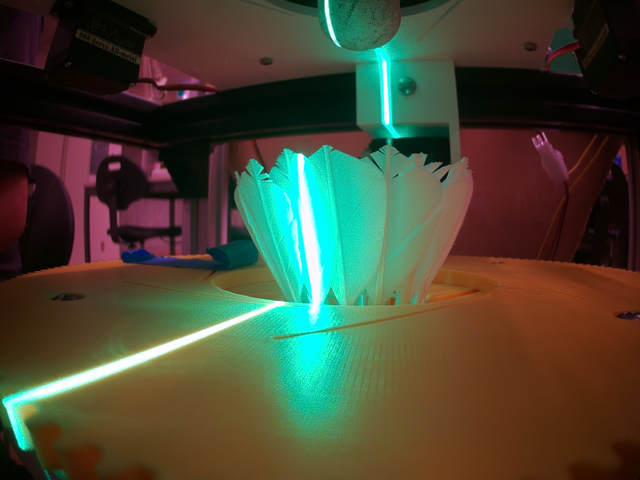
#> input picture reference_images/ref_birdie.png, 640 x 480 px
$ python -i nestSight.py   (imports and definitions only)
#> lines starting #> are read from the running program, lines starting #| are printed output that depends on the picture
import os
import cv2
import numpy as np
import threading
import queue
import time
import signal

from reportlab.platypus import SimpleDocTemplate, Paragraph, Spacer, Image, PageBreak, Table
from reportlab.lib.styles import getSampleStyleSheet
from reportlab.lib.units import inch
from reportlab.lib.utils import ImageReader

import matplotlib.pyplot as plt
import multiprocessing as mp
from enum import Enum

def _worker_init():
    """Pool workers ignore Ctrl+C; the parent shuts them down deliberately."""
    signal.signal(signal.SIGINT, signal.SIG_IGN)

# -----------------------------
# OCCUPANCY DETECTION (shared with reference_images.py)
# -----------------------------
REFERENCE_DIR = "reference_images"
REF_EMPTY_PATH = os.path.join(REFERENCE_DIR, "ref_empty.png")
REF_BIRDIE_PATH = os.path.join(REFERENCE_DIR, "ref_birdie.png")

# Gaussian blur kernel: smooths out per-birdie wear/tear differences
OCCUPANCY_BLUR_KERNEL = (31, 31)
# Mean abs pixel difference to the closest reference below this counts as a match
OCCUPANCY_MATCH_THRESHOLD = 33

# -----------------------------
# ANALYSIS THRESHOLDS
# Referenced by BOTH the classification logic and the log/PDF text, so the
# numbers displayed always match the numbers actually used.
# -----------------------------
MAX_GAP_FAIL_THRESHOLD = 10        # % single-frame gap above this -> FAIL
AVG_GAP_FAIL_THRESHOLD = 0.4        # % average gap above this -> FAIL
HIGH_GAP_RATIO_FAIL_THRESHOLD = 3.5  # % of frames with significant gaps above this -> FAIL
SIGNIFICANT_GAP_THRESHOLD = 5      # % gap in a frame that counts as "significant"
FFT_PASS_THRESHOLD = 7.5             # FFT score above this = strong periodic structure (PASS)
FFT_BORDERLINE_THRESHOLD = 1.8     # FFT score above this = borderline structure
SPIKE_DEVIATION_THRESHOLD = 30     # px above baseline to count as a spike
SPIKE_MIN_WIDTH = 3                # consecutive frames required to form a spike region


class BirdieState(Enum):
    EMPTY = 0
    BIRDIE = 1
    ERROR = 2

# -----------------------------
# CLASS
# -----------------------------
class NestSight:
    # [47 lines left out: function __init__, not called in this run]

    # -----------------------------
    # START / STOP
    # -----------------------------
    def start(self):
        self.worker.start()

    def stop(self):
        self.running = False
        self.worker.join()

    # -----------------------------
    # ADD IMAGE (from camera)
    # -----------------------------
    def submit_image(self, img, index):
        result = self.pool.apply_async(process_single_worker, args=((img, index),))
        self.pending_results.append(result)

    # -----------------------------
    # PROCESS TASK (THREAD)
    # -----------------------------
    # [467 lines left out: functions process_image_task, all_images_processed, collect_results, _prep_occupancy_image, _load_occupancy_refs, detect_occupancy and 11 more, not called in this run]

# -----------------------------
# CORE IMAGE PROCESSING
# -----------------------------
def process_single_worker(data):
    img_full, image_index = data
    img = cv2.cvtColor(img_full, cv2.COLOR_BGR2RGB)

    h, w = img.shape[:2]

    gray = cv2.cvtColor(img, cv2.COLOR_BGR2GRAY)
    _, laser_mask = cv2.threshold(gray, 230, 255, cv2.THRESH_BINARY)

    # Ignore the bottom-left corner: zero out that region of the mask so
    # reflections/noise there never influence the line fit or gap math.
    bl_h = int(h * 0.05)   # bottom 5% of rows
    bl_w = int(w * 0.40)   # left 40% of columns
    laser_mask[h - bl_h:, :bl_w] = 0

    kernel = np.ones((1, 1), np.uint8)
    skeleton = cv2.morphologyEx(laser_mask, cv2.MORPH_OPEN, kernel)

    points = np.column_stack(np.where(skeleton > 0))

    if len(points) < 10:
        # cv2.imshow("window", img)
        # cv2.waitKey(0)
        # cv2.destroyAllWindows()
        return (image_index, None, 0, None)

    points_xy = points[:, [1, 0]].astype(np.float32)
    vx, vy, x0, y0 = [v[0] for v in cv2.fitLine(points_xy, cv2.DIST_L2, 0, 0.01, 0.01)]

    math_line_mask = np.zeros((h, w), dtype=np.uint8)
    p1 = (int(x0 - vx * 500), int(y0 - vy * 500))
    p2 = (int(x0 + vx * 500), int(y0 + vy * 500))
    cv2.line(math_line_mask, p1, p2, 255, 1)

    kernel = np.ones((1, 10), np.uint8)
    gate_mask = cv2.dilate(laser_mask, kernel)

    final = cv2.bitwise_and(math_line_mask, gate_mask)

    active = np.column_stack(np.where(final > 0))

    if len(active) == 0:
        return (image_index, None, 100, None)

    y_min = np.min(active[:, 0])
    y_max = np.max(active[:, 0])

    segment = np.zeros_like(math_line_mask)
    segment[y_min:y_max, :] = math_line_mask[y_min:y_max, :]

    total = np.count_nonzero(segment)
    present = np.count_nonzero(final)

    gap = (max(0, total - present) / total) * 100 if total > 0 else 0

    frame_data = {
        "overlay": img.copy(),      # final overlay image
        "laser_mask": laser_mask,
        "dilated_mask": gate_mask,
        "math_line": math_line_mask
        }

    return (image_index, int(y_min), gap, frame_data)

def main():
    profiler = NestSight(developer_mode=True)
    profiler.run_developer_mode("captures_16")

# [6 lines not run here, left out]

>>> import cv2
>>> picture = cv2.imread('reference_images/ref_birdie.png', cv2.IMREAD_GRAYSCALE)
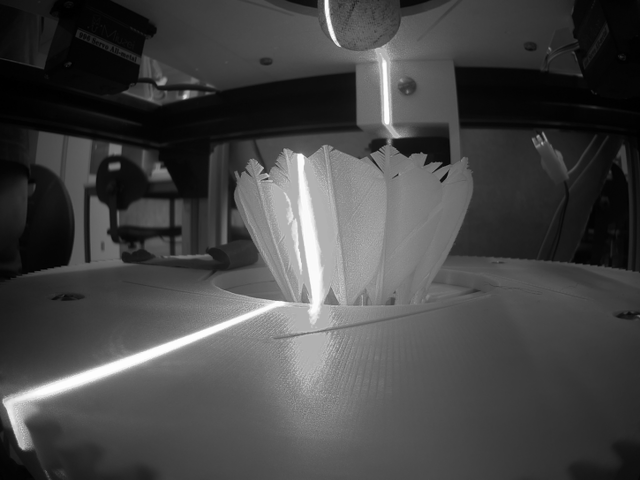
#> picture: shape (480, 640); min 0, max 255, mean 69.5
#> (the run stopped early here; a loop or call above may not have finished)
